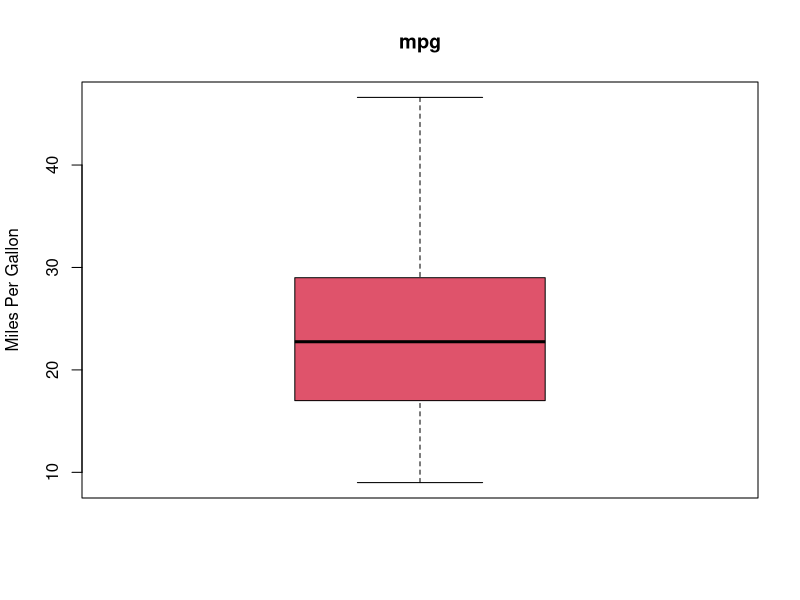
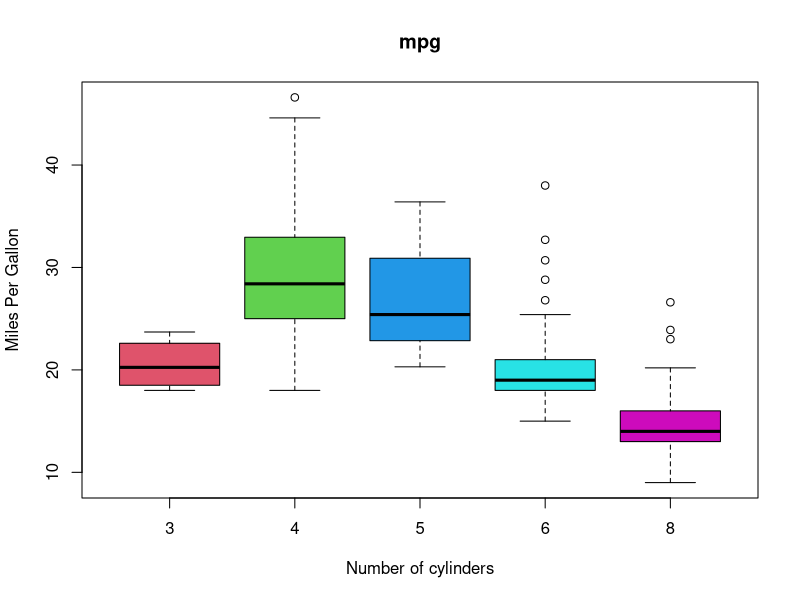
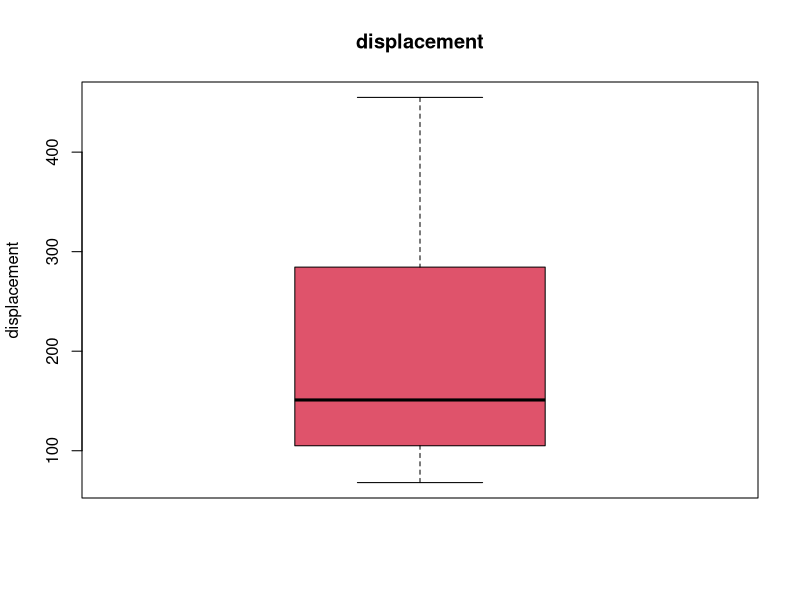
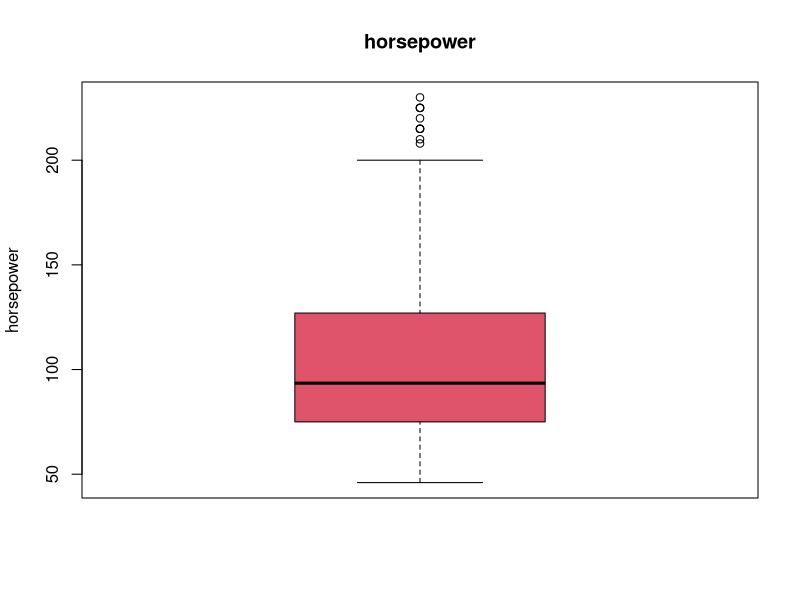
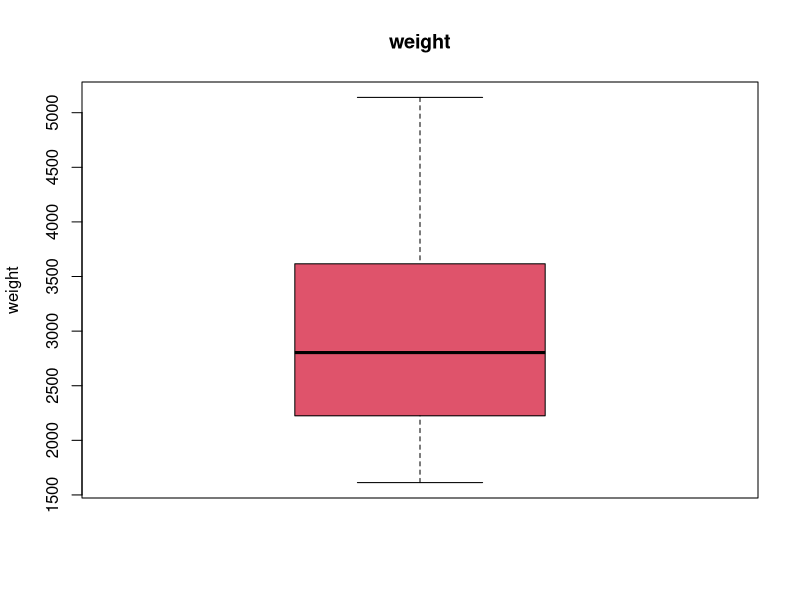
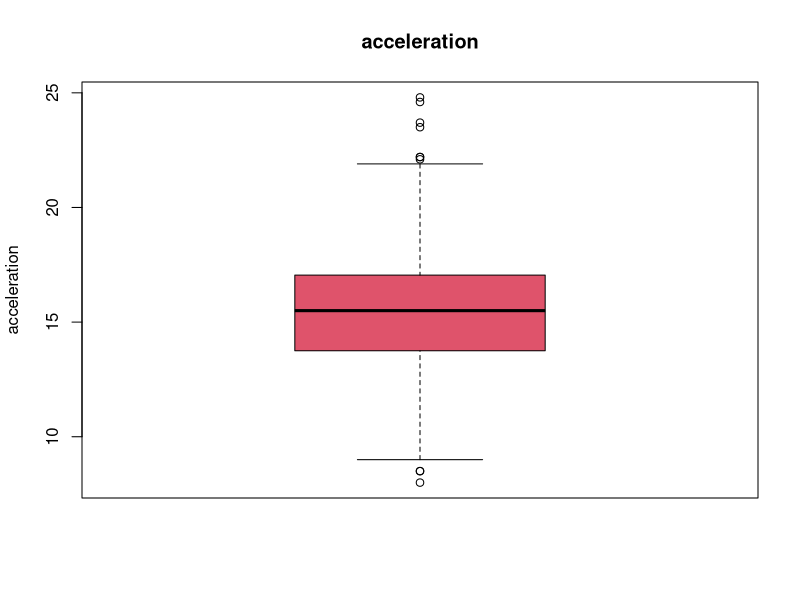

Reproduce these figures in R, in order.
# I/ Download package (tai cac thu vien):
library("dplyr")      #analysize data
library("ggplot2")    #draw plot
library("readr")      #import data
library("tidyverse")  #draw boxplot
# I/ import data (nhap du lieu):
setwd("D:/Education/Computer Engineering/Semester 221/Probability and Statistics/Assignment/Data")
data<-read.csv("auto_mpg.csv", header = TRUE, sep = ";",  na.strings=c("?"))

# II/ Làm sạch dữ liệu (cleanning data):
# 1) exclude missing data
apply(is.na(data), 2, sum)  # thống kê số lượng quan sát khuyết đối với từng biến
apply(is.na(data), 2, mean) # thống kê tỷ lệ giá trị khuyết đối với từng biến
new_data <- na.omit(data)   # xóa các quan sát mà có giá trị khuyết

nrow(data)                               # số quan sát ban đầu  
nrow(new_data)                           # số quan sát còn lại sau khi xóa
nrow(data) - nrow(new_data)              # số lượng quan sát đã bị xóa
(nrow(data) - nrow(new_data))/nrow(data) # tỷ lệ các quan sát đã bị xóa

# III/ Data visualization (làm rõ dữ liệu):
# 1) xử lý biến định lượng liên tục
# a. Tính các giá trị đặc trưng
mpg <- new_data$mgp
displacement <- new_data$displacement
horsepower <- new_data$horsepower
weight <- new_data$weight
acceleration <- new_data$acceleration
convariables <- data.frame(mpg, displacement, horsepower, weight, acceleration)

length = apply(convariables, 2, length) # tính kích thước
mean = apply(convariables, 2, mean) # tính kỳ vọng
sd = apply(convariables, 2, sd) # tính độ lệch chuẩn
min = apply(convariables, 2, min) # tính giá trị nhỏ nhất
max = apply(convariables, 2, max) # tính giá trị lớn nhất
Q1 = apply(convariables, 2, quantile, probs = 0.25) # tính phân vị 1
Q2 = apply(convariables, 2, quantile, probs = 0.5) # tính phân vị 2
Q3 = apply(convariables, 2, quantile, probs = 0.75) # tính phân vị 3
t(data.frame(length, mean, sd, min, max, Q1, Q2, Q3)) # tạo bảng thống kê

# b. Vẽ biểu đồ hộp (boxplot):
mpg_bp1 = boxplot(mpg, 
                  data = new_data, 
                  xlab = "",
                  ylab = "Miles Per Gallon",
                  main = "mpg",
                  col = 2:6)

mpg_bp2 = boxplot(mpg~cylinders, 
                 data = new_data, 
                 xlab = "Number of cylinders",
                 ylab = "Miles Per Gallon",
                 main = "mpg",
                 col = 2:6)

displacement_bp = boxplot(displacement, 
                          data = new_data, 
                          xlab = "",
                          ylab = "displacement",
                          main = "displacement",
                          col = 2:6)
horsepower_bp = boxplot(horsepower, 
                        data = new_data, 
                        xlab = "",
                        ylab = "horsepower",
                        main = "horsepower",
                        col = 2:6)
weight_bp = boxplot(weight, 
                    data = new_data, 
                    xlab = "",
                    ylab = "weight",
                    main = "weight",
                    col = 2:6)
acceleration_bp = boxplot(acceleration, 
                    data = new_data, 
                    xlab = "",
                    ylab = "acceleration",
                    main = "acceleration",
                    col = 2:6)
# c. Xử lý các giá trị ngoại lai:

# d. Vẽ biểu đồ tần suất (histogram:
mpg = ggplot(convariables, aes(mpg)) + 
  geom_histogram(col="white", aes(fill=..count..)) + 
  scale_fill_gradient("frequency", low="green", high="red") + 
  xlab("miles/gallon") + 
  ylab("frequency") + 
  ggtitle('histogram of continuous variable mpg')


